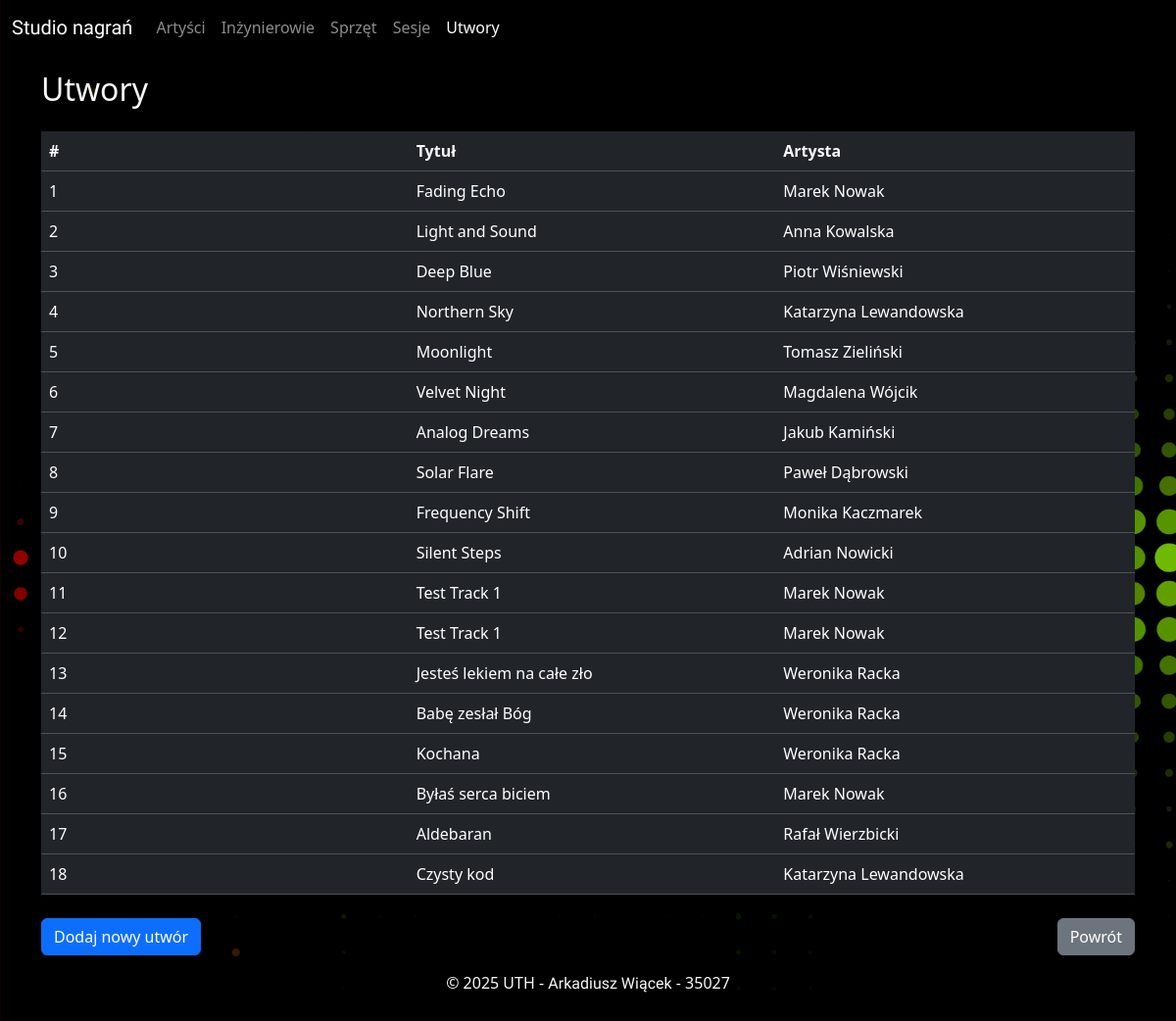
/utwory/, run on an earlier commit of the app's database.
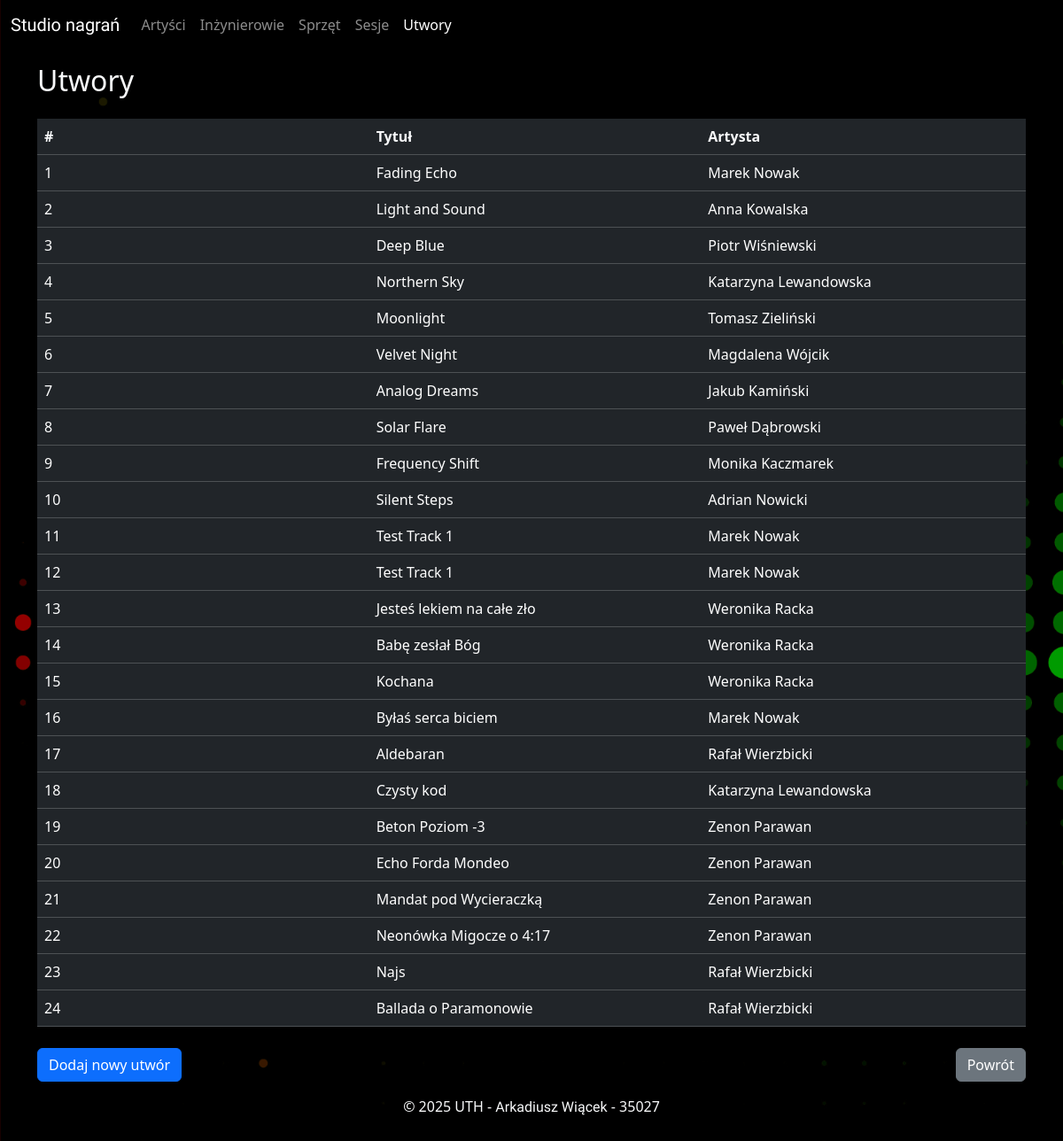
And on a later commit of the database.
### app/models.py (models this page shows)
class Utwory(base):
    __tablename__ = "utwory"
    IdUtworu = Column(Integer, primary_key=True)
    IdArtysty = Column(Integer, ForeignKey("artysci.IdArtysty", ondelete="CASCADE"))
    IdSesji = Column(Integer, ForeignKey("sesje.IdSesji", ondelete="CASCADE"))
    Tytul = Column(String)
    artysci = relationship("Artysci", back_populates="utwory")
    sesje = relationship("Sesje", back_populates="utwory")

class Artysci(base):
    __tablename__ = "artysci"
    IdArtysty = Column(Integer, primary_key=True)
    Nazwa = Column(String)
    Imie = Column(String)
    Nazwisko = Column(String)
    sesje = relationship(
        "Sesje", back_populates="artysci", cascade="all, delete-orphan"
    )
    utwory = relationship(
        "Utwory", back_populates="artysci", cascade="all, delete-orphan"
    )

### app/views/utwory.py (the view)
@utwory_bp.route("/")
def utwory_view():
    sortby = request.args.get("sort", "IdUtworu")
    order = request.args.get("order", "asc")
    utwory = get_utwory_sorted(sortby=sortby, order=order)
    return render_template("utwory.html", utwory=utwory, sortby=sortby, order=order)

### app/services.py (called while the page is built)
@contextmanager
def get_db_session():
    session = database.session()
    try:
        yield session
        session.commit()
    except Exception:
        session.rollback()
        raise
    finally:
        session.close()

def get_utwory_sorted(sortby: str = "IdUtworu", order: str = "asc"):
    with get_db_session() as session:
        stmt = (
            select(Utwory)
            .options(joinedload(Utwory.artysci))
            .options(joinedload(Utwory.sesje))
        )
        mapping = {
            "IdUtworu": Utwory.IdUtworu,
            "Tytul": Utwory.Tytul,
            "Imie": Artysci.Imie,
            "Nazwisko": Artysci.Nazwisko,
        }
        col = mapping.get(sortby, Utwory.IdUtworu)
        if sortby in ("Imie", "Nazwisko"):
            stmt = stmt.join(Artysci)
        stmt = stmt.order_by(col.desc() if order == "desc" else col.asc())
        return session.execute(stmt).scalars().all()

### app/templates/utwory.html (shortened to what this page needs)
{% extends "base.html" %}
{% block content %}
    <div class="container">
        <div class="row py-1 py-sm-3">
            <div class="col text-light">
                <h2>
                    Utwory
                </h2>
            </div>
        </div>
        <div class="row">
            <div class="col">
                <table class="table table-hover table-dark">
                    <thead>
                        <tr class="d-sm-table-row">
                            <th>
                                <div class="row">
                                    <div class="col-auto col-sm-4">
                                        <a href="?sort=IdUtworu&order={% if sort_by == 'IdUtworu' and order == 'asc' %}desc{% else %}asc{% endif %}"
                                           class="text-light text-decoration-none">
                                            #
                                        </a>
                                    </div>
                                    <div class="col-auto col-sm-4">
                                        <a href="?sort=Tytul&order={% if sort_by == 'Tytul' and order == 'asc' %}desc{% else %}asc{% endif %}"
                                           class="text-light text-decoration-none">
                                            Tytuł
                                        </a>
                                    </div>
                                    <div class="col-auto col-sm-4">
                                        <a href="?sort=Imie&order={% if sort_by == 'Imie' and order == 'asc' %}desc{% else %}asc{% endif %}"
                                           class="text-light text-decoration-none">
                                            Artysta
                                        </a>
                                    </div>
                                </div>
                            </th>
                        </tr>
                    </thead>
                    {% for utwor in utwory %}
                        <tr>
                            <td>
                                <div class="row">
                                    <div class="col-12 col-sm-4">
                                        <span class="d-inline d-sm-none"># </span>{{ utwor.IdUtworu }}
                                    </div>
                                    <div class="col-12 col-sm-4">
                                        {{ utwor.Tytul }}
                                    </div>
                                    <div class="col-12 col-sm-4">
                                        {{ utwor.artysci.Imie }} {{ utwor.artysci.Nazwisko }}
                                    </div>
                                </div>
                            </td>
                        </tr>
                    {% endfor %}
                </table>
            </div>
        </div>
        <div class="row">
            <div class="col-12 col-sm pt-2">
                <a href="{{ url_for("utwory.dodaj_utwor_view") }}"
                   class="btn btn-primary btn-block">Dodaj nowy utwór</a>
            </div>
            <div class="col-12 col-sm pt-2 d-flex justify-content-sm-end">
                <a href="{{ url_for("index") }}" class="btn btn-secondary btn-block">Powrót</a>
            </div>
        </div>
    </div>
{% endblock content %}

What changed in the data, as far as the page shows it:
added Utwory: IdUtworu "19", Tytul "Beton Poziom -3", artysci.Imie "Zenon", artysci.Nazwisko "Parawan"
added Utwory: IdUtworu "20", Tytul "Echo Forda Mondeo", artysci.Imie "Zenon", artysci.Nazwisko "Parawan"
added Utwory: IdUtworu "21", Tytul "Mandat pod Wycieraczką", artysci.Imie "Zenon", artysci.Nazwisko "Parawan"
added Utwory: IdUtworu "22", Tytul "Neonówka Migocze o 4:17", artysci.Imie "Zenon", artysci.Nazwisko "Parawan"
added Utwory: IdUtworu "23", Tytul "Najs", artysci.Imie "Rafał", artysci.Nazwisko "Wierzbicki"
added Utwory: IdUtworu "24", Tytul "Ballada o Paramonowie", artysci.Imie "Rafał", artysci.Nazwisko "Wierzbicki"
